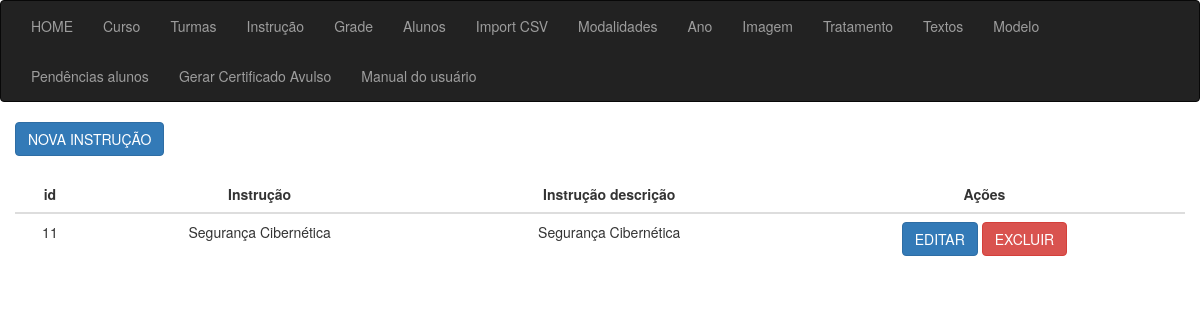
Page /sgc_instrucao_lista on the committed database.
### app_cert/models.py (models this page shows)
class Instrucao(models.Model):
    id = models.AutoField(primary_key=True)
    instrucao_sigla = models.CharField(max_length=255, verbose_name="Instrução")
    instrucao_descricao = models.CharField(max_length=255, verbose_name="Instrução da Instrução")
    def __str__(self):
        return str(self.instrucao_descricao)

### app_cert/views/views_instrucao.py (the view)
# urls.py: path('sgc_instrucao_lista', sgc_instrucao_lista, name="sgc_instrucao_lista"),
def sgc_instrucao_lista(request):
    dataset = Instrucao.objects.all()
    context = {"dataset": dataset}
    print(dataset)
    return render(request, 'instrucao/lista.html', context)

### app_cert/templates/instrucao/lista.html (shortened to what this page needs)
{% extends 'sgc_base.html' %}
{% block content %}
<div class="container">
    <div class="row">
        <div class="col-md-15">
            <a href="{% url 'sgc_instrucao_nova' %}" class="btn btn-primary">NOVA INSTRUÇÃO</a>
            <div class="col-8 m-auto pt-4 pb-2 text-center">
                <table class="table">
                    <thead class="thead-dark">
                        <tr>
                            <th style="text-align: center">id</th>
                            <th style="text-align: center">Instrução</th>
                            <th style="text-align: center">Instrução descrição</th>
                            <th style="text-align: center">Ações</th>
                        </tr>
                    </thead>
                    <tbody>
                        {% for data in dataset %}
                        <tr>
                            <td style="text-align: center">{{ data.id }}</td>
                            <td style="text-align: center">{{ data.instrucao_sigla }}</td>
                            <td style="text-align: center">{{ data.instrucao_descricao }}</td>
                            <td style="text-align: center">
                                <a href="/sgc_instrucao_editar/{{ data.id }}/" class="btn btn-primary">EDITAR</a>
                                <a href="/sgc_instrucao_delete/{{ data.id }}/" class="btn btn-danger">EXCLUIR</a>
                            </td>
                        </tr>
                        {% endfor %}
                    </tbody>
                </table>
            </div>
        </div>
    </div>
</div>
{% endblock %}

### rows in the picture
Instrucao: id "11", instrucao_sigla "Segurança Cibernética", instrucao_descricao "Segurança Cibernética"
